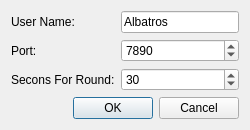
<?xml version="1.0" encoding="UTF-8"?>
<ui version="4.0">
 <class>ServerProps</class>
 <widget class="QDialog" name="ServerProps">
  <property name="geometry">
   <rect>
    <x>0</x>
    <y>0</y>
    <width>250</width>
    <height>123</height>
   </rect>
  </property>
  <property name="windowTitle">
   <string>Dialog</string>
  </property>
  <layout class="QVBoxLayout" name="verticalLayout">
   <item>
    <layout class="QFormLayout" name="formLayout">
     <property name="fieldGrowthPolicy">
      <enum>QFormLayout::AllNonFixedFieldsGrow</enum>
     </property>
     <item row="0" column="0">
      <widget class="QLabel" name="userNameLabel">
       <property name="text">
        <string>User Name:</string>
       </property>
       <property name="buddy">
        <cstring>userNameLineEdit</cstring>
       </property>
      </widget>
     </item>
     <item row="0" column="1">
      <widget class="QLineEdit" name="userNameLineEdit">
       <property name="text">
        <string>Albatros</string>
       </property>
      </widget>
     </item>
     <item row="1" column="0">
      <widget class="QLabel" name="portLabel">
       <property name="text">
        <string>Port:</string>
       </property>
       <property name="buddy">
        <cstring>portSpinBox</cstring>
       </property>
      </widget>
     </item>
     <item row="1" column="1">
      <widget class="QSpinBox" name="portSpinBox">
       <property name="minimum">
        <number>1</number>
       </property>
       <property name="maximum">
        <number>65536</number>
       </property>
       <property name="value">
        <number>7890</number>
       </property>
      </widget>
     </item>
     <item row="2" column="0">
      <widget class="QLabel" name="seconsForRoundLabel">
       <property name="text">
        <string>Secons For Round:</string>
       </property>
       <property name="buddy">
        <cstring>seconsForRoundSpinBox</cstring>
       </property>
      </widget>
     </item>
     <item row="2" column="1">
      <widget class="QSpinBox" name="seconsForRoundSpinBox">
       <property name="minimum">
        <number>1</number>
       </property>
       <property name="maximum">
        <number>9999</number>
       </property>
       <property name="value">
        <number>30</number>
       </property>
      </widget>
     </item>
    </layout>
   </item>
   <item>
    <widget class="QDialogButtonBox" name="buttonBox">
     <property name="orientation">
      <enum>Qt::Horizontal</enum>
     </property>
     <property name="standardButtons">
      <set>QDialogButtonBox::Cancel|QDialogButtonBox::Ok</set>
     </property>
    </widget>
   </item>
  </layout>
 </widget>
 <resources/>
 <connections>
  <connection>
   <sender>buttonBox</sender>
   <signal>accepted()</signal>
   <receiver>ServerProps</receiver>
   <slot>accept()</slot>
   <hints>
    <hint type="sourcelabel">
     <x>240</x>
     <y>113</y>
    </hint>
    <hint type="destinationlabel">
     <x>157</x>
     <y>274</y>
    </hint>
   </hints>
  </connection>
  <connection>
   <sender>buttonBox</sender>
   <signal>rejected()</signal>
   <receiver>ServerProps</receiver>
   <slot>reject()</slot>
   <hints>
    <hint type="sourcelabel">
     <x>240</x>
     <y>113</y>
    </hint>
    <hint type="destinationlabel">
     <x>286</x>
     <y>274</y>
    </hint>
   </hints>
  </connection>
 </connections>
</ui>
